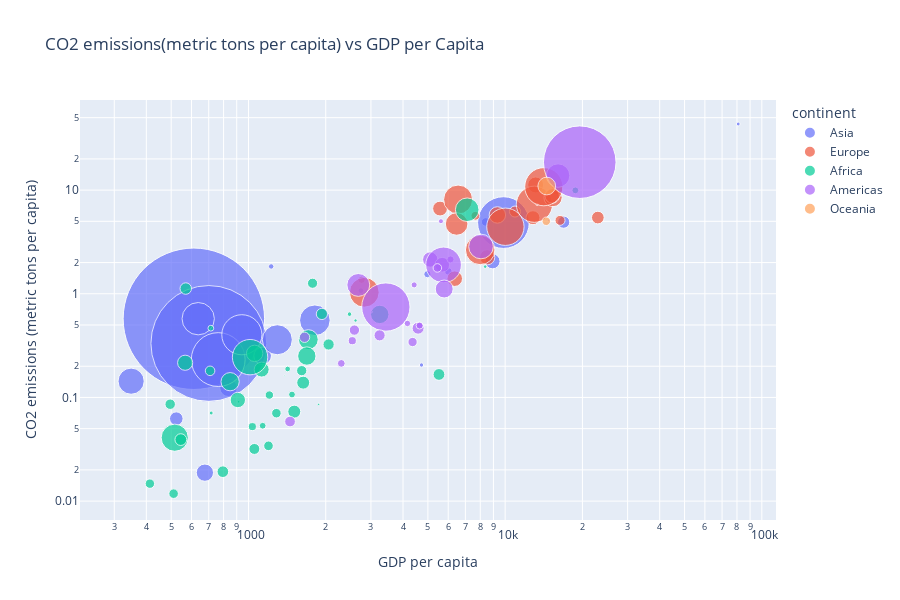

The notebook cell this image was saved under:
### Markdown cell above
**Q5: Using plotly or bokeh, create an interactive scatter plot comparing `'CO2 emissions (metric tons per capita)'` and `gdpPercap`, where the point size is determined by `pop` (population) and the color is determined by the `continent`.**   
As mentioned in the previous question, we will be using the dataset for the year where the correlation is the highest, i.e. `1967`.

### Code cell
year_highest_corr = year_highest_corr.dropna(subset=(['CO2 emissions (metric tons per capita)',
                          "gdpPercap",'pop','Country Name','continent']))

px.scatter(data_frame=year_highest_corr,
           x='gdpPercap', y='CO2 emissions (metric tons per capita)',
           size='pop', color='continent',
           title="CO2 emissions(metric tons per capita) vs GDP per Capita",
           labels={'gdpPercap':'GDP per capita'},
           log_x=True, log_y=True, hover_name='Country Name',
           height=600, size_max=100)

### Figure 1 — Plotly figure (JSON) as saved in the notebook; plotly's stock layout.template omitted (floating-point values rounded to 4 significant figures)
{"data": [{"hovertemplate": "<b>%{hovertext}</b><br><br>continent=Asia<br>GDP per capita=%{x}<br>CO2 emissions (metric tons per capita)=%{y}<br>pop=%{marker.size}<extra></extra>", "hovertext": ["Afghanistan", "Bahrain", "Cambodia", "China", "India", "Indonesia", "Iraq", "Israel", "Japan", "Jordan", "Kuwait", "Lebanon", "Mongolia", "Myanmar", "Nepal", "Oman", "Pakistan", "Philippines", "Saudi Arabia", "Singapore", "Sri Lanka", "Thailand", "Vietnam"], "legendgroup": "Asia", "marker": {"color": "#636efa", "size": [11537966, 202182, 6960067, 754550000, 506000000, 109343000, 8519282, 2693585, 100825279, 1255058, 575003, 2186894, 1149500, 25870271, 11261690, 714775, 60641899, 35356600, 5618198, 1977600, 11737396, 34024249, 39463910], "sizemode": "area", "sizeref": 75455, "symbol": "circle"}, "mode": "markers", "name": "Asia", "orientation": "v", "showlegend": true, "type": "scatter", "x": [836.2, 14800.0, 523.4, 612.7, 700.8, 762.4, 8931.0, 8394.0, 9848.0, 2742.0, 80890.0, 6007.0, 1226.0, 349, 676.4, 4721.0, 942.4, 1814.0, 16900.0, 4977.0, 1136.0, 1295.0, 637.1], "xaxis": "x", "y": [0.1238, 5.121, 0.06244, 0.5742, 0.3318, 0.2319, 2.056, 4.933, 4.864, 1.072, 43.43, 1.642, 1.835, 0.1435, 0.01881, 0.2055, 0.4025, 0.5554, 4.909, 1.546, 0.2519, 0.3602, 0.5749], "yaxis": "y"}, {"hovertemplate": "<b>%{hovertext}</b><br><br>continent=Europe<br>GDP per capita=%{x}<br>CO2 emissions (metric tons per capita)=%{y}<br>pop=%{marker.size}<extra></extra>", "hovertext": ["Albania", "Austria", "Belgium", "Bulgaria", "Denmark", "Finland", "France", "Greece", "Hungary", "Iceland", "Ireland", "Italy", "Netherlands", "Norway", "Poland", "Portugal", "Romania", "Spain", "Sweden", "Switzerland", "Turkey", "United Kingdom"], "legendgroup": "Europe", "marker": {"color": "#EF553B", "size": [1984060, 7376998, 9556500, 8310226, 4838800, 4605744, 49569000, 8716441, 10223422, 198676, 2900100, 52667100, 12596822, 3786019, 31785378, 9103000, 19284814, 32850275, 7867931, 6063000, 33411317, 54959000], "sizemode": "area", "sizeref": 75455, "symbol": "circle"}, "mode": "markers", "name": "Europe", "orientation": "v", "showlegend": true, "type": "scatter", "x": [2760.0, 12830.0, 13150.0, 5577.0, 15940.0, 10920.0, 13000.0, 8513.0, 9327.0, 13320.0, 7656.0, 10020.0, 15360.0, 16360.0, 6557.0, 6362.0, 6471.0, 7994.0, 15260.0, 22970.0, 2826.0, 14140.0], "xaxis": "x", "y": [1.364, 5.418, 11.22, 6.638, 10.15, 6.213, 7.306, 2.249, 5.758, 7.269, 5.655, 4.431, 8.476, 5.107, 8.106, 1.398, 4.716, 2.647, 8.77, 5.435, 1.033, 10.78], "yaxis": "y"}, {"hovertemplate": "<b>%{hovertext}</b><br><br>continent=Africa<br>GDP per capita=%{x}<br>CO2 emissions (metric tons per capita)=%{y}<br>pop=%{marker.size}<extra></extra>", "hovertext": ["Algeria", "Angola", "Benin", "Burkina Faso", "Burundi", "Cameroon", "Central African Republic", "Chad", "Comoros", "Cote d'Ivoire", "Djibouti", "Equatorial Guinea", "Ethiopia", "Gabon", "Ghana", "Guinea", "Guinea-Bissau", "Kenya", "Liberia", "Libya", "Madagascar", "Malawi", "Mali", "Mauritania", "Mauritius", "Morocco", "Mozambique", "Niger", "Nigeria", "Rwanda", "Sao Tome and Principe", "Senegal", "Sierra Leone", "Somalia", "South Africa", "Sudan", "Swaziland", "Tanzania", "Togo", "Tunisia", "Uganda", "Zambia", "Zimbabwe"], "legendgroup": "Africa", "marker": {"color": "#00cc96", "size": [12760499, 5247469, 2427334, 5127935, 3330989, 6335506, 1733638, 3495967, 217378, 4744870, 127617, 259864, 27860297, 489004, 8490213, 3451418, 601287, 10191512, 1279406, 1759224, 6334556, 4147252, 5212416, 1230542, 789309, 14770296, 8680909, 4534062, 47287752, 3451079, 70787, 3965841, 2662190, 3428839, 20997321, 12716129, 420690, 12607312, 1735550, 4786986, 8900294, 3900000, 4995432], "sizemode": "area", "sizeref": 75455, "symbol": "circle"}, "mode": "markers", "name": "Africa", "orientation": "v", "showlegend": true, "type": "scatter", "x": [3247.0, 5523.0, 1036.0, 794.8, 413.0, 1508.0, 1136.0, 1197.0, 1876.0, 2052.0, 3020.0, 915.6, 516.1, 8359.0, 1126.0, 708.8, 715.6, 1057.0, 713.6, 18770.0, 1634.0, 495.5, 545.0, 1421.0, 2475.0, 1711.0, 566.7, 1054.0, 1015.0, 511.0, 1385.0, 1612.0, 1206.0, 1285.0, 7114.0, 1688.0, 2613.0, 848.2, 1478.0, 1932.0, 908.9, 1777.0, 569.8], "xaxis": "x", "y": [0.6321, 0.1667, 0.05232, 0.01922, 0.01474, 0.07298, 0.05334, 0.03415, 0.08566, 0.3243, 0.6698, 0.09088, 0.04088, 1.827, 0.1857, 0.1805, 0.07074, 0.2661, 0.4657, 9.941, 0.1389, 0.08604, 0.0392, 0.1882, 0.6362, 0.3616, 0.2162, 0.03185, 0.2447, 0.0118, 0.1621, 0.1813, 0.1054, 0.07045, 6.466, 0.2508, 0.5525, 0.1419, 0.1067, 0.6389, 0.09445, 1.264, 1.123], "yaxis": "y"}, {"hovertemplate": "<b>%{hovertext}</b><br><br>continent=Americas<br>GDP per capita=%{x}<br>CO2 emissions (metric tons per capita)=%{y}<br>pop=%{marker.size}<extra></extra>", "hovertext": ["Argentina", "Bolivia", "Brazil", "Canada", "Chile", "Colombia", "Costa Rica", "Cuba", "Dominican Republic", "Ecuador", "El Salvador", "Guatemala", "Haiti", "Honduras", "Jamaica", "Mexico", "Nicaragua", "Panama", "Paraguay", "Peru", "Trinidad and Tobago", "United States", "Uruguay"], "legendgroup": "Americas", "marker": {"color": "#ab63fa", "size": [22934225, 4040665, 88049823, 20819767, 8858908, 19764027, 1588717, 8139332, 4049146, 5432424, 3232927, 4690773, 4318137, 2500689, 1861096, 47995559, 1865490, 1405486, 2287985, 12132200, 960155, 198712000, 2748579], "sizemode": "area", "sizeref": 75455, "symbol": "circle"}, "mode": "markers", "name": "Americas", "orientation": "v", "showlegend": true, "type": "scatter", "x": [8053.0, 2587.0, 3430.0, 16080.0, 5107.0, 2679.0, 4162.0, 5690.0, 1654.0, 4579.0, 4359.0, 3243.0, 1452.0, 2538.0, 6125.0, 5755.0, 4643.0, 4421.0, 2299.0, 5788.0, 5621.0, 19530.0, 5445.0], "xaxis": "x", "y": [2.858, 0.4466, 0.745, 13.81, 2.141, 1.217, 0.5171, 1.906, 0.3805, 0.4658, 0.3425, 0.3973, 0.05857, 0.3525, 2.145, 1.9, 0.494, 1.218, 0.213, 1.112, 5.01, 18.6, 1.776], "yaxis": "y"}, {"hovertemplate": "<b>%{hovertext}</b><br><br>continent=Oceania<br>GDP per capita=%{x}<br>CO2 emissions (metric tons per capita)=%{y}<br>pop=%{marker.size}<extra></extra>", "hovertext": ["Australia", "New Zealand"], "legendgroup": "Oceania", "marker": {"color": "#FFA15A", "size": [11872264, 2728150], "sizemode": "area", "sizeref": 75455, "symbol": "circle"}, "mode": "markers", "name": "Oceania", "orientation": "v", "showlegend": true, "type": "scatter", "x": [14530.0, 14460.0], "xaxis": "x", "y": [10.96, 5.008], "yaxis": "y"}], "layout": {"height": 600, "legend": {"itemsizing": "constant", "title": {"text": "continent"}, "tracegroupgap": 0}, "title": {"text": "CO2 emissions(metric tons per capita) vs GDP per Capita"}, "xaxis": {"anchor": "y", "domain": [0, 1], "title": {"text": "GDP per capita"}, "type": "log"}, "yaxis": {"anchor": "x", "domain": [0, 1], "title": {"text": "CO2 emissions (metric tons per capita)"}, "type": "log"}}}
